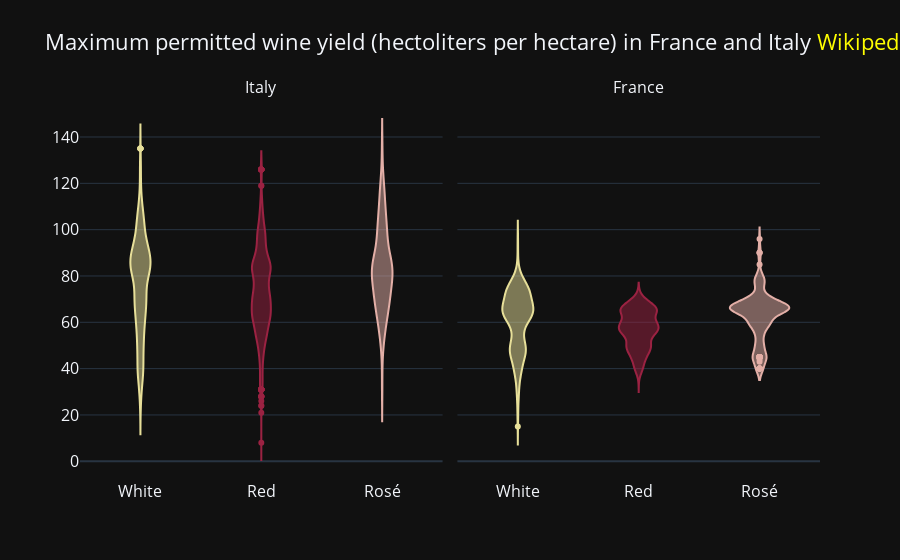

Notebook source saved alongside this figure:
### Markdown cell above
### Plotly Figure Friday - 2024 week 46 - Italian and French Wine

### Code cell
import plotly.express as px
import polars as pl

# constants
SOURCE_LOCAL = True # if True, data from csv, if False data from get git-repo
csv_local = 'week_46_data.csv'

csv_git_source = 'https://raw.githubusercontent.com/plotly/Figure-Friday/refs/'
csv_git_source += 'heads/main/2024/week-46/PDO_wine_data_IT_FR.csv'

wine_colors = {
    'Rosé'  : '#E3AFA7',  # Rose colors vary, extracted this from a picture
    'Red'   : '#9B2242',  # matches color named winered
    'White' : '#E7DF99',  # white wine is not white, this is deep charconnay
    }

#------------------------------------------------------------------------------#
#     initialize dataframe df_source from local file or git repo
#------------------------------------------------------------------------------#
if SOURCE_LOCAL:   # read cleand-up data from local directory
    df = pl.read_csv(csv_local)       
else:             # read source data from git_repo, and clean-up
    df = (
        pl.read_csv(csv_git_source)
        .with_columns(
            pl.col('Max_yield_hl')
                .cast(pl.UInt16, strict=False),  # False changes na to null         
            pl.col('Country')
                .str.replace('FR', 'France')
                .str.replace('IT', 'Italy')
        )
        .drop_nulls(subset='Max_yield_hl')
        .select(pl.all().exclude('PDOid', 'Info'))
        .with_columns(
            COLOR_RGB = pl.when(pl.col('COLOR') == 'Rosé')
                           .then(pl.lit('#FF0080'))
        )
    )
    df.write_csv(csv_local)
    df.head()

fig = px.violin(
    df,
    x='Color',
    y='Max_yield_hl',
    facet_col='COUNTRY',
    title = (
        'Maximum permitted wine yield (hectoliters per hectare) in France and Italy'
        '<a href="https://en.wikipedia.org/wiki/Yield_(wine)" ' + 
        'style="color:yellow;"> Wikipedia LINK</a>'
    ),
    color='Color', 
    color_discrete_map=wine_colors,
    template='plotly_dark',
)

fig.update_layout(
    font=dict(size=16), 
    showlegend=False,
    # xaxis_title=dict(text='Date', font=dict(size=16, color='#FFFFFF')),
    yaxis_title=dict(text=''),
)

# next line changes facet labels from COUNTRY=xyz, to just show xyz
fig.for_each_annotation(lambda a: a.update(text=a.text.replace("COUNTRY=", "")))

# # this syntax is specific to the faceted plot
fig.update_xaxes(title='')

fig.show()
fig.write_html('Wines.html')

### Figure 1 — Plotly figure (JSON) as saved in the notebook; plotly's stock layout.template omitted (floating-point values rounded to 4 significant figures; data arrays with more than 128 entries replaced by an {"elided": "..."} marker saying what was removed)
{"data": [{"alignmentgroup": "True", "box": {"visible": false}, "hovertemplate": "Color=%{x}<br>COUNTRY=Italy<br>Max_yield_hl=%{y}<extra></extra>", "legendgroup": "White", "marker": {"color": "#E7DF99"}, "name": "White", "offsetgroup": "White", "orientation": "v", "scalegroup": "True", "showlegend": true, "type": "violin", "x": {"elided": "1373 str values"}, "x0": " ", "xaxis": "x", "y": {"elided": "1373 int values"}, "y0": " ", "yaxis": "y"}, {"alignmentgroup": "True", "box": {"visible": false}, "hovertemplate": "Color=%{x}<br>COUNTRY=France<br>Max_yield_hl=%{y}<extra></extra>", "legendgroup": "White", "marker": {"color": "#E7DF99"}, "name": "White", "offsetgroup": "White", "orientation": "v", "scalegroup": "True", "showlegend": false, "type": "violin", "x": {"elided": "552 str values"}, "x0": " ", "xaxis": "x2", "y": {"elided": "552 int values"}, "y0": " ", "yaxis": "y2"}, {"alignmentgroup": "True", "box": {"visible": false}, "hovertemplate": "Color=%{x}<br>COUNTRY=Italy<br>Max_yield_hl=%{y}<extra></extra>", "legendgroup": "Red", "marker": {"color": "#9B2242"}, "name": "Red", "offsetgroup": "Red", "orientation": "v", "scalegroup": "True", "showlegend": true, "type": "violin", "x": {"elided": "1281 str values"}, "x0": " ", "xaxis": "x", "y": {"elided": "1281 int values"}, "y0": " ", "yaxis": "y"}, {"alignmentgroup": "True", "box": {"visible": false}, "hovertemplate": "Color=%{x}<br>COUNTRY=France<br>Max_yield_hl=%{y}<extra></extra>", "legendgroup": "Red", "marker": {"color": "#9B2242"}, "name": "Red", "offsetgroup": "Red", "orientation": "v", "scalegroup": "True", "showlegend": false, "type": "violin", "x": {"elided": "426 str values"}, "x0": " ", "xaxis": "x2", "y": {"elided": "426 int values"}, "y0": " ", "yaxis": "y2"}, {"alignmentgroup": "True", "box": {"visible": false}, "hovertemplate": "Color=%{x}<br>COUNTRY=Italy<br>Max_yield_hl=%{y}<extra></extra>", "legendgroup": "Rosé", "marker": {"color": "#E3AFA7"}, "name": "Rosé", "offsetgroup": "Rosé", "orientation": "v", "scalegroup": "True", "showlegend": true, "type": "violin", "x": {"elided": "226 str values"}, "x0": " ", "xaxis": "x", "y": {"elided": "226 int values"}, "y0": " ", "yaxis": "y"}, {"alignmentgroup": "True", "box": {"visible": false}, "hovertemplate": "Color=%{x}<br>COUNTRY=France<br>Max_yield_hl=%{y}<extra></extra>", "legendgroup": "Rosé", "marker": {"color": "#E3AFA7"}, "name": "Rosé", "offsetgroup": "Rosé", "orientation": "v", "scalegroup": "True", "showlegend": false, "type": "violin", "x": {"elided": "193 str values"}, "x0": " ", "xaxis": "x2", "y": {"elided": "193 int values"}, "y0": " ", "yaxis": "y2"}], "layout": {"annotations": [{"font": {}, "showarrow": false, "text": "Italy", "x": 0.245, "xanchor": "center", "xref": "paper", "y": 1, "yanchor": "bottom", "yref": "paper"}, {"font": {}, "showarrow": false, "text": "France", "x": 0.755, "xanchor": "center", "xref": "paper", "y": 1, "yanchor": "bottom", "yref": "paper"}], "font": {"size": 16}, "legend": {"title": {"text": "Color"}, "tracegroupgap": 0}, "showlegend": false, "title": {"text": "Maximum permitted wine yield (hectoliters per hectare) in France and Italy<a href=\"https://en.wikipedia.org/wiki/Yield_(wine)\" style=\"color:yellow;\"> Wikipedia LINK</a>"}, "violinmode": "overlay", "xaxis": {"anchor": "y", "categoryarray": ["White", "Red", "Rosé"], "categoryorder": "array", "domain": [0, 0.49], "title": {"text": ""}}, "xaxis2": {"anchor": "y2", "categoryarray": ["White", "Red", "Rosé"], "categoryorder": "array", "domain": [0.51, 1], "matches": "x", "title": {"text": ""}}, "yaxis": {"anchor": "x", "domain": [0, 1], "title": {"text": ""}}, "yaxis2": {"anchor": "x2", "domain": [0, 1], "matches": "y", "showticklabels": false}}}
